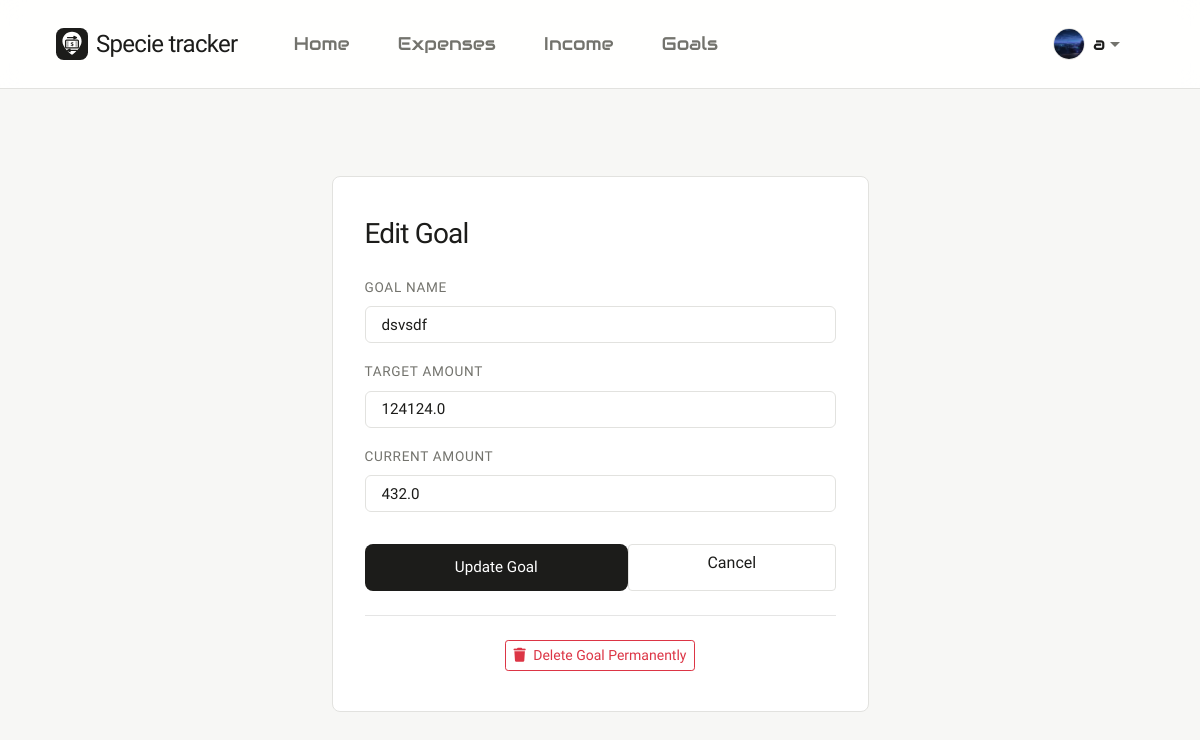
/edit_goal/1 (signed in), run on the app's committed database.
### finance_app/models.py (models this page shows)
class User(db.Model):
    __tablename__ = 'users'
    id = db.Column(db.Integer, primary_key=True, autoincrement=True)
    username = db.Column(db.String(80), unique=True, nullable=False)
    password = db.Column(db.String(120), nullable=False)
    profile_image = db.Column(db.String(255))
    expenses = db.relationship('Expense', backref='user', lazy=True)
    goals = db.relationship('Goal', backref='user', lazy=True)
    incomes = db.relationship('Income', backref='user', lazy=True)

class Goal(db.Model):
    __tablename__ = 'goals'
    id = db.Column(db.Integer, primary_key=True, autoincrement=True)
    user_id = db.Column(db.Integer, db.ForeignKey('users.id'), nullable=False)
    goal = db.Column(db.String(255), nullable=False)
    target_amount = db.Column(db.Float, nullable=False)
    current_amount = db.Column(db.Float, nullable=False)

### finance_app/routes/goals.py (the view, shortened to what this page needs)
    @app.route('/edit_goal/<int:goal_id>', methods=['GET', 'POST'])
    def edit_goal(goal_id):
        if 'user_id' not in session:
            return redirect(url_for('login'))
        user_id = session['user_id']
        if request.method == 'GET':
            goal = get_goal_by_id(goal_id, user_id)
            if not goal:
                flash('Goal not found', 'danger')
                return redirect(url_for('view_goals'))
            return render_template('edit_goal.html', goal=goal)

### finance_app/models.py (called while the page is built)
def get_goal_by_id(goal_id, user_id):
    goal = Goal.query.filter_by(id=goal_id, user_id=user_id).first()
    if goal:
        return {
            'id': goal.id,
            'user_id': goal.user_id,
            'goal': goal.goal,
            'target_amount': goal.target_amount,
            'current_amount': goal.current_amount
        }
    return None

def get_user_by_id(user_id):
    user = db.session.get(User, user_id)
    if user:
        return {'id': user.id, 'username': user.username, 'profile_image': user.profile_image}
    return None

### templates/edit_goal.html (shortened to what this page needs)
{% extends "base.html" %}
{% block content %}
<div class="row justify-content-center">
    <div class="col-md-6">
        <div class="clean-card">
            <h2 class="mb-4">Edit Goal</h2>
            <form method="POST" action="{{ url_for('edit_goal', goal_id=goal.id) }}">
                <div class="form-group">
                    <label for="goal">Goal Name</label>
                    <input type="text" class="form-control" name="goal" id="goal" value="{{ goal.goal }}" placeholder="e.g. Save for Laptop" required>
                </div>
                <div class="form-group">
                    <label for="target_amount">Target Amount</label>
                    <input type="number" step="0.01" class="form-control" name="target_amount" id="target_amount" value="{{ goal.target_amount }}" placeholder="0.00" required>
                </div>
                <div class="form-group">
                    <label for="current_amount">Current Amount</label>
                    <input type="number" step="0.01" class="form-control" name="current_amount" id="current_amount" value="{{ goal.current_amount }}" placeholder="0.00" required>
                </div>
                <div class="d-flex gap-2">
                    <button type="submit" class="btn btn-primary flex-fill mt-3">Update Goal</button>
                    <a href="{{ url_for('view_goals') }}" class="btn btn-secondary flex-fill mt-3" style="border: 1px solid var(--border-color); background: var(--surface); color: var(--text-main);">Cancel</a>
                </div>
            </form>
            <hr class="my-4">
            <div class="text-center">
                <a href="{{ url_for('delete_goal_route', goal_id=goal.id) }}" class="btn btn-outline-danger btn-sm" onclick="return confirm('Are you sure you want to completely delete this goal?');">
                    <i class="fa-solid fa-trash mr-1"></i> Delete Goal Permanently
                </a>
            </div>
        </div>
    </div>
</div>
{% endblock %}

### templates/base.html (shortened to what this page needs)
<!DOCTYPE html>
<html lang="en">
<head>
    <link href="https://stackpath.bootstrapcdn.com/bootstrap/4.5.2/css/bootstrap.min.css" rel="stylesheet">
    <link rel="stylesheet" href="https://cdnjs.cloudflare.com/ajax/libs/font-awesome/6.4.0/css/all.min.css">
    <link rel="stylesheet" href="{{ url_for('static', filename='css/style.css') }}">
</head>
<body>
    <nav class="navbar navbar-expand-lg fixed-top" style="background-color: rgba(255, 255, 255, 0.9) !important; backdrop-filter: blur(12px); border-bottom: 1px solid var(--border-color);">
        <div class="container-fluid px-4">
            <div class="navbar-brand d-flex align-items-center">
                <svg xmlns="http://www.w3.org/2000/svg" viewBox="0 0 100 100" width="32" height="32" class="mr-2" style="vertical-align: middle;">
                    <rect width="100" height="100" rx="24" fill="#1C1C1A" />
                    <path d="M50 12 C33 12 20 25 20 42 C20 59 42 78 47 82 C49 84 51 84 53 82 C58 78 80 59 80 42 C80 25 67 12 50 12 Z" fill="#ffffff" />
                    <path d="M36 30 L64 30 M56 26 L64 30 L56 34" stroke="#1C1C1A" stroke-width="4" stroke-linecap="round" stroke-linejoin="round" fill="none" />
                    <rect x="30" y="38" width="40" height="24" rx="3" fill="none" stroke="#1C1C1A" stroke-width="4" />
                    <text x="50" y="56" font-family="system-ui, -apple-system, sans-serif" font-weight="800" font-size="18" fill="#1C1C1A" text-anchor="middle">$</text>
                    <line x1="35" y1="44" x2="38" y2="44" stroke="#1C1C1A" stroke-width="2" stroke-linecap="round" />
                    <line x1="35" y1="50" x2="38" y2="50" stroke="#1C1C1A" stroke-width="2" stroke-linecap="round" />
                    <line x1="35" y1="56" x2="38" y2="56" stroke="#1C1C1A" stroke-width="2" stroke-linecap="round" />
                    <line x1="62" y1="44" x2="65" y2="44" stroke="#1C1C1A" stroke-width="2" stroke-linecap="round" />
                    <line x1="62" y1="50" x2="65" y2="50" stroke="#1C1C1A" stroke-width="2" stroke-linecap="round" />
                    <line x1="62" y1="56" x2="65" y2="56" stroke="#1C1C1A" stroke-width="2" stroke-linecap="round" />
                    <path d="M64 70 L36 70 M44 66 L36 70 L44 74" stroke="#1C1C1A" stroke-width="4" stroke-linecap="round" stroke-linejoin="round" fill="none" />
                </svg>
                <span>Specie tracker</span>
            </div>
            <div class="collapse navbar-collapse" id="navbarNav">
                <ul class="navbar-nav mr-auto pl-3">
                    {% if g.user %}
                        <li class="nav-item"><a class="nav-link" href="{{ url_for('home') }}">Home</a></li>
                        <li class="nav-item"><a class="nav-link" href="{{ url_for('view_expenses') }}">Expenses</a></li>
                        <li class="nav-item"><a class="nav-link" href="{{ url_for('view_income') }}">Income</a></li>
                        <li class="nav-item"><a class="nav-link" href="{{ url_for('view_goals') }}">Goals</a></li>
                    {% endif %}
                </ul>
                <ul class="navbar-nav ml-auto">
                    {% if g.user %}
                        <li class="nav-item dropdown">
                            <a class="nav-link dropdown-toggle d-flex align-items-center" href="#" id="navbarDropdown" role="button" data-toggle="dropdown" aria-haspopup="true" aria-expanded="false">
                                <img src="{{ url_for('static', filename='profile_images/' ~ g.user.profile_image) }}" class="profile-pic" alt="Profile Picture" style="width: 32px; height: 32px; border-radius: 50%; object-fit: cover; margin-right: 8px; border: 1px solid var(--border-color);">
                                <span style="font-weight: 500; color: var(--text-main);">{{ g.user.username }}</span>
                            </a>
                        </li>
                    {% endif %}
                </ul>
            </div>
        </div>
    </nav>
    <div class="container-fluid px-4 px-lg-5 mt-5 pt-5">
        {% block content %}{% endblock %}
    </div>
</body>
</html>

### static/css/style.css (style rules this page uses)
:root { --bg-color: #F7F7F5; --surface: #FFFFFF; --text-main: #1C1C1A; --text-muted: #73736D; --border-color: #E2E2DF; --accent: #4A5568; --accent-hover: #2D3748; --radius: 8px; }
body { font-family: 'Tektur', -apple-system, BlinkMacSystemFont, "Segoe UI", Roboto, Helvetica, Arial, sans-serif; background-color: var(--bg-color); color: var(--text-main); line-height: 1.6; font-size: 15px; -webkit-font-smoothing: antialiased; -moz-osx-font-smoothing: grayscale; padding-top: 80px; margin: 0; }
h1, h2, h3, h4, h5, h6 { font-weight: 500; color: var(--text-main); line-height: 1.2; margin-top: 0; margin-bottom: 1rem; letter-spacing: -0.03em; }
h2 { font-size: 1.75rem; font-weight: 400; }
.navbar { background-color: var(--surface) !important; border-bottom: 1px solid var(--border-color); padding: 1.25rem 2rem; }
.navbar-brand { font-family: 'Playwrite GB S Guides', cursive; font-weight: 500; color: var(--text-main) !important; font-size: 1.5rem; letter-spacing: -0.03em; }
.navbar-nav .nav-link { font-family: 'Audiowide', sans-serif; color: var(--text-muted) !important; font-size: 1.15rem; font-weight: 500; transition: color 0.2s ease; padding-left: 1.5rem !important; padding-right: 1.5rem !important; }
.clean-card { background-color: var(--surface); border: 1px solid var(--border-color); padding: 2.5rem 2rem; border-radius: var(--radius); transition: transform 0.2s ease, border-color 0.2s ease; position: relative; overflow: hidden; }
a { color: var(--text-main); text-decoration: none; transition: color 0.2s ease; }
.btn-primary { background-color: var(--text-main); color: var(--surface); border: none; border-radius: var(--radius); padding: 0.75rem 1.5rem; font-weight: 500; font-size: 0.95rem; transition: all 0.2s ease; }
.form-control { border: 1px solid var(--border-color); border-radius: 6px; padding: 0.75rem 1rem; font-family: inherit; font-size: 0.95rem; background-color: var(--surface); color: var(--text-main); transition: border-color 0.2s ease; }
label { font-weight: 500; font-size: 0.85rem; margin-bottom: 0.5rem; color: var(--text-muted); text-transform: uppercase; letter-spacing: 0.05em; }

### data on the page
User: profile_image (picture)
Goal: goal "dsvsdf", target_amount "124124.0", current_amount "432.0"

### other printed values
{{ g.user.username }} "a"
